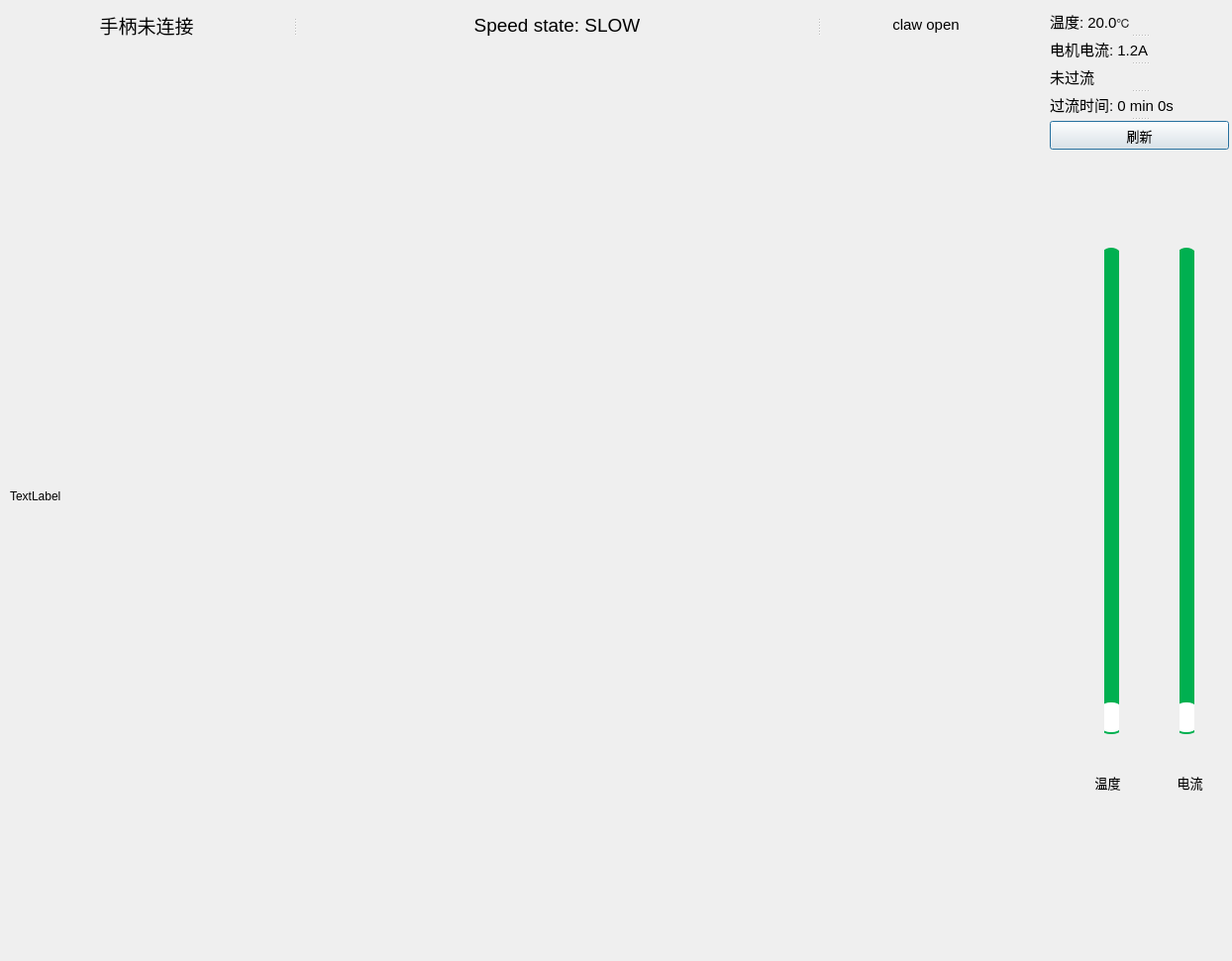
<?xml version="1.0" encoding="UTF-8"?>
<ui version="4.0">
 <class>Dialog</class>
 <widget class="QDialog" name="Dialog">
  <property name="geometry">
   <rect>
    <x>0</x>
    <y>0</y>
    <width>1244</width>
    <height>970</height>
   </rect>
  </property>
  <property name="windowTitle">
   <string>Dialog</string>
  </property>
  <widget class="QSplitter" name="splitter">
   <property name="geometry">
    <rect>
     <x>0</x>
     <y>0</y>
     <width>1041</width>
     <height>51</height>
    </rect>
   </property>
   <property name="orientation">
    <enum>Qt::Horizontal</enum>
   </property>
   <widget class="QLabel" name="connect_state">
    <property name="text">
     <string>&lt;html&gt;&lt;head/&gt;&lt;body&gt;&lt;p align=&quot;center&quot;&gt;&lt;span style=&quot; font-size:14pt;&quot;&gt;手柄未连接&lt;/span&gt;&lt;/p&gt;&lt;/body&gt;&lt;/html&gt;</string>
    </property>
   </widget>
   <widget class="QLabel" name="speed_state">
    <property name="text">
     <string>&lt;html&gt;&lt;head/&gt;&lt;body&gt;&lt;p align=&quot;center&quot;&gt;&lt;span style=&quot; font-size:14pt;&quot;&gt;Speed state: SLOW&lt;/span&gt;&lt;/p&gt;&lt;/body&gt;&lt;/html&gt;</string>
    </property>
   </widget>
   <widget class="QLabel" name="claw_label">
    <property name="text">
     <string>&lt;html&gt;&lt;head/&gt;&lt;body&gt;&lt;p align=&quot;center&quot;&gt;&lt;span style=&quot; font-size:11pt;&quot;&gt;claw open&lt;/span&gt;&lt;/p&gt;&lt;/body&gt;&lt;/html&gt;</string>
    </property>
   </widget>
  </widget>
  <widget class="QLabel" name="video">
   <property name="geometry">
    <rect>
     <x>10</x>
     <y>60</y>
     <width>1031</width>
     <height>881</height>
    </rect>
   </property>
   <property name="text">
    <string>TextLabel</string>
   </property>
  </widget>
  <widget class="QWidget" name="horizontalLayoutWidget">
   <property name="geometry">
    <rect>
     <x>1060</x>
     <y>250</y>
     <width>201</width>
     <height>491</height>
    </rect>
   </property>
   <layout class="QHBoxLayout" name="horizontalLayout">
    <item>
     <widget class="QSlider" name="temperature_slider">
      <property name="styleSheet">
       <string notr="true">/* 1. 滑动槽（底部的灰色轨道） */
QSlider::groove:vertical {
    background: #e0e0e0;
    width: 24px; /* 这里决定了滑杆有多粗！你可以改大改小 */
    border-radius: 12px; /* 圆角，通常是宽度的一半 */
}

/* 2. 已滑过的区域（代表当前数值的颜色带，比如变成显眼的绿色） */
QSlider::sub-page:vertical {
    background: #00B050; /* 咱们之前选的标准绿色 */
    width: 24px;
    border-radius: 12px;
}

/* 3. 滑块手柄（你用鼠标拖动的那个小方块） */
QSlider::handle:vertical {
    height: 30px; /* 手柄的高度 */
    margin: 0px -4px; /* 让手柄往两边稍微凸出去一点，更好看 */
    background: white;
    border: 2px solid #00B050;
    border-radius: 15px;
}</string>
      </property>
      <property name="orientation">
       <enum>Qt::Vertical</enum>
      </property>
     </widget>
    </item>
    <item>
     <widget class="QSlider" name="current_slider">
      <property name="styleSheet">
       <string notr="true">/* 1. 滑动槽（底部的灰色轨道） */
QSlider::groove:vertical {
    background: #e0e0e0;
    width: 24px; /* 这里决定了滑杆有多粗！你可以改大改小 */
    border-radius: 12px; /* 圆角，通常是宽度的一半 */
}

/* 2. 已滑过的区域（代表当前数值的颜色带，比如变成显眼的绿色） */
QSlider::sub-page:vertical {
    background: #00B050; /* 咱们之前选的标准绿色 */
    width: 24px;
    border-radius: 12px;
}

/* 3. 滑块手柄（你用鼠标拖动的那个小方块） */
QSlider::handle:vertical {
    height: 30px; /* 手柄的高度 */
    margin: 0px -4px; /* 让手柄往两边稍微凸出去一点，更好看 */
    background: white;
    border: 2px solid #00B050;
    border-radius: 15px;
}</string>
      </property>
      <property name="orientation">
       <enum>Qt::Vertical</enum>
      </property>
     </widget>
    </item>
   </layout>
  </widget>
  <widget class="QWidget" name="horizontalLayoutWidget_2">
   <property name="geometry">
    <rect>
     <x>1080</x>
     <y>750</y>
     <width>160</width>
     <height>80</height>
    </rect>
   </property>
   <layout class="QHBoxLayout" name="horizontalLayout_2">
    <item>
     <widget class="QLabel" name="temperature_label">
      <property name="font">
       <font>
        <pointsize>10</pointsize>
       </font>
      </property>
      <property name="text">
       <string>&lt;html&gt;&lt;head/&gt;&lt;body&gt;&lt;p align=&quot;center&quot;&gt;温度&lt;/p&gt;&lt;/body&gt;&lt;/html&gt;</string>
      </property>
     </widget>
    </item>
    <item>
     <widget class="QLabel" name="current_lable">
      <property name="text">
       <string>&lt;html&gt;&lt;head/&gt;&lt;body&gt;&lt;p align=&quot;center&quot;&gt;&lt;span style=&quot; font-size:10pt;&quot;&gt;电流&lt;/span&gt;&lt;/p&gt;&lt;/body&gt;&lt;/html&gt;</string>
      </property>
     </widget>
    </item>
   </layout>
  </widget>
  <widget class="QSplitter" name="splitter_2">
   <property name="geometry">
    <rect>
     <x>1060</x>
     <y>10</y>
     <width>181</width>
     <height>141</height>
    </rect>
   </property>
   <property name="orientation">
    <enum>Qt::Vertical</enum>
   </property>
   <widget class="QLabel" name="temperature">
    <property name="text">
     <string>&lt;html&gt;&lt;head/&gt;&lt;body&gt;&lt;p&gt;&lt;span style=&quot; font-size:11pt;&quot;&gt;温度: 20.0&lt;/span&gt;℃&lt;/p&gt;&lt;/body&gt;&lt;/html&gt;</string>
    </property>
   </widget>
   <widget class="QLabel" name="current">
    <property name="text">
     <string>&lt;html&gt;&lt;head/&gt;&lt;body&gt;&lt;p&gt;&lt;span style=&quot; font-size:11pt;&quot;&gt;电机电流: 1.2A&lt;/span&gt;&lt;/p&gt;&lt;/body&gt;&lt;/html&gt;</string>
    </property>
   </widget>
   <widget class="QLabel" name="current_state">
    <property name="text">
     <string>&lt;html&gt;&lt;head/&gt;&lt;body&gt;&lt;p&gt;&lt;span style=&quot; font-size:11pt;&quot;&gt;未过流&lt;/span&gt;&lt;/p&gt;&lt;/body&gt;&lt;/html&gt;</string>
    </property>
   </widget>
   <widget class="QLabel" name="over_time">
    <property name="text">
     <string>&lt;html&gt;&lt;head/&gt;&lt;body&gt;&lt;p&gt;&lt;span style=&quot; font-size:11pt;&quot;&gt;过流时间: 0 min 0s&lt;/span&gt;&lt;/p&gt;&lt;/body&gt;&lt;/html&gt;</string>
    </property>
   </widget>
   <widget class="QPushButton" name="refresh_button">
    <property name="font">
     <font>
      <pointsize>10</pointsize>
     </font>
    </property>
    <property name="text">
     <string>刷新</string>
    </property>
   </widget>
  </widget>
 </widget>
 <resources/>
 <connections/>
</ui>
